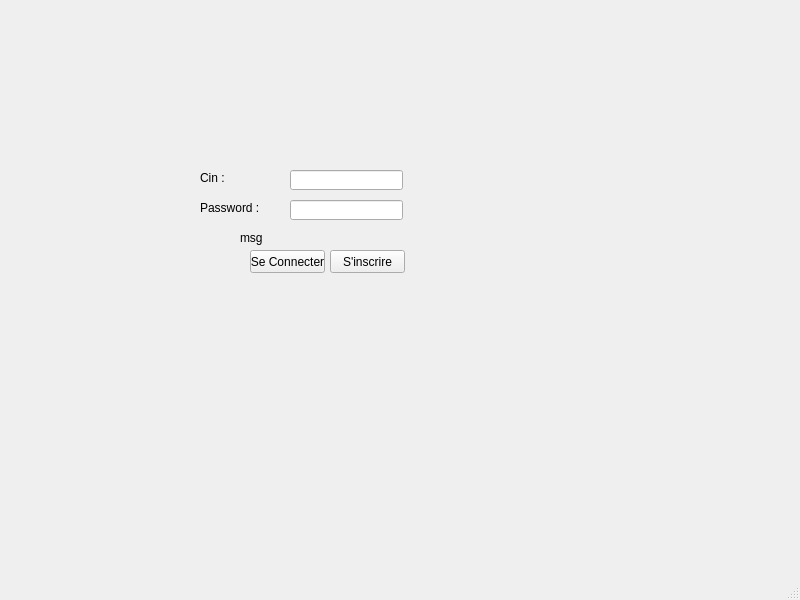
<?xml version="1.0" encoding="UTF-8"?>
<ui version="4.0">
 <class>Login</class>
 <widget class="QMainWindow" name="Login">
  <property name="geometry">
   <rect>
    <x>0</x>
    <y>0</y>
    <width>800</width>
    <height>600</height>
   </rect>
  </property>
  <property name="windowTitle">
   <string>MainWindow</string>
  </property>
  <widget class="QWidget" name="centralwidget">
   <widget class="QLabel" name="label">
    <property name="geometry">
     <rect>
      <x>200</x>
      <y>170</y>
      <width>81</width>
      <height>16</height>
     </rect>
    </property>
    <property name="text">
     <string>Cin :</string>
    </property>
   </widget>
   <widget class="QLabel" name="label_2">
    <property name="geometry">
     <rect>
      <x>200</x>
      <y>200</y>
      <width>91</width>
      <height>16</height>
     </rect>
    </property>
    <property name="text">
     <string>Password :</string>
    </property>
   </widget>
   <widget class="QLineEdit" name="cin">
    <property name="geometry">
     <rect>
      <x>290</x>
      <y>170</y>
      <width>113</width>
      <height>20</height>
     </rect>
    </property>
   </widget>
   <widget class="QLineEdit" name="password">
    <property name="geometry">
     <rect>
      <x>290</x>
      <y>200</y>
      <width>113</width>
      <height>20</height>
     </rect>
    </property>
   </widget>
   <widget class="QPushButton" name="seconnecter">
    <property name="geometry">
     <rect>
      <x>250</x>
      <y>250</y>
      <width>75</width>
      <height>23</height>
     </rect>
    </property>
    <property name="text">
     <string>Se Connecter</string>
    </property>
   </widget>
   <widget class="QPushButton" name="sinscrire">
    <property name="geometry">
     <rect>
      <x>330</x>
      <y>250</y>
      <width>75</width>
      <height>23</height>
     </rect>
    </property>
    <property name="text">
     <string>S'inscrire</string>
    </property>
   </widget>
   <widget class="QLabel" name="label_msg">
    <property name="geometry">
     <rect>
      <x>240</x>
      <y>230</y>
      <width>221</width>
      <height>16</height>
     </rect>
    </property>
    <property name="text">
     <string>msg</string>
    </property>
   </widget>
  </widget>
  <widget class="QMenuBar" name="menubar">
   <property name="geometry">
    <rect>
     <x>0</x>
     <y>0</y>
     <width>800</width>
     <height>22</height>
    </rect>
   </property>
  </widget>
  <widget class="QStatusBar" name="statusbar"/>
 </widget>
 <resources/>
 <connections/>
</ui>
